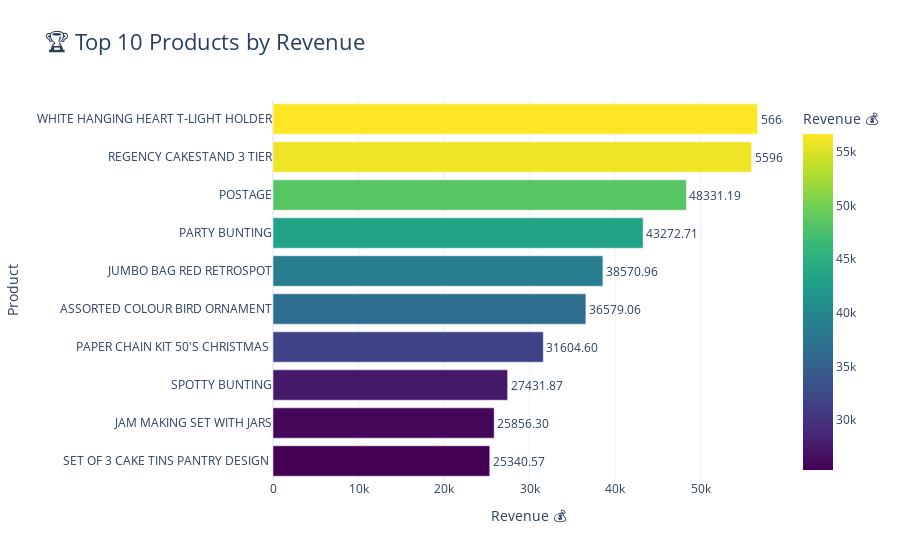

Source (notebook cell):
### Markdown cell above
### Top 10 Products by Revenue

### Code cell
# Prepare data
top_products = df_clean.groupby('Description')['TotalSales'].sum().sort_values(ascending=False).head(10)
top_products = top_products.reset_index()

# Horizontal bar chart
fig = px.bar(top_products, 
             y='Description', x='TotalSales', 
             text='TotalSales', 
             orientation='h',  # horizontal bars
             color='TotalSales',
             color_continuous_scale='Viridis',
             title='🏆 Top 10 Products by Revenue',
             labels={'Description':'Product', 'TotalSales':'Revenue 💰'})

# Make text bigger and outside the bar
fig.update_traces(texttemplate='%{text:.2f}', textposition='outside')

# Layout styling
fig.update_layout(template='plotly_white', title_font_size=22, 
                  xaxis_title='Revenue 💰', yaxis_title='Product', 
                  yaxis=dict(autorange='reversed'))  # highest revenue on top

fig.show()

### Figure 1 — Plotly figure (JSON) as saved in the notebook; plotly's stock layout.template omitted (floating-point values rounded to 4 significant figures)
{"data": [{"alignmentgroup": "True", "hovertemplate": "Revenue 💰=%{marker.color}<br>Product=%{y}<extra></extra>", "legendgroup": "", "marker": {"color": [56640.0, 55960.0, 48330.0, 43270.0, 38570.0, 36580.0, 31600.0, 27430.0, 25860.0, 25340.0], "coloraxis": "coloraxis", "pattern": {"shape": ""}}, "name": "", "offsetgroup": "", "orientation": "h", "showlegend": false, "text": [56640.0, 55960.0, 48330.0, 43270.0, 38570.0, 36580.0, 31600.0, 27430.0, 25860.0, 25340.0], "textposition": "outside", "texttemplate": "%{text:.2f}", "type": "bar", "x": [56640.0, 55960.0, 48330.0, 43270.0, 38570.0, 36580.0, 31600.0, 27430.0, 25860.0, 25340.0], "xaxis": "x", "y": ["WHITE HANGING HEART T-LIGHT HOLDER", "REGENCY CAKESTAND 3 TIER", "POSTAGE", "PARTY BUNTING", "JUMBO BAG RED RETROSPOT", "ASSORTED COLOUR BIRD ORNAMENT", "PAPER CHAIN KIT 50'S CHRISTMAS ", "SPOTTY BUNTING", "JAM MAKING SET WITH JARS", "SET OF 3 CAKE TINS PANTRY DESIGN "], "yaxis": "y"}], "layout": {"autosize": true, "barmode": "relative", "coloraxis": {"colorbar": {"title": {"text": "Revenue 💰"}}, "colorscale": [[0, "#440154"], [0.1111, "#482878"], [0.2222, "#3e4989"], [0.3333, "#31688e"], [0.4444, "#26828e"], [0.5556, "#1f9e89"], [0.6667, "#35b779"], [0.7778, "#6ece58"], [0.8889, "#b5de2b"], [1, "#fde725"]]}, "legend": {"tracegroupgap": 0}, "title": {"font": {"size": 22}, "text": "🏆 Top 10 Products by Revenue"}, "xaxis": {"anchor": "y", "autorange": true, "domain": [0, 1], "range": [0, 59620.0], "title": {"text": "Revenue 💰"}, "type": "linear"}, "yaxis": {"anchor": "x", "autorange": true, "domain": [0, 1], "range": [9.5, -0.5], "title": {"text": "Product"}, "type": "category"}}}
